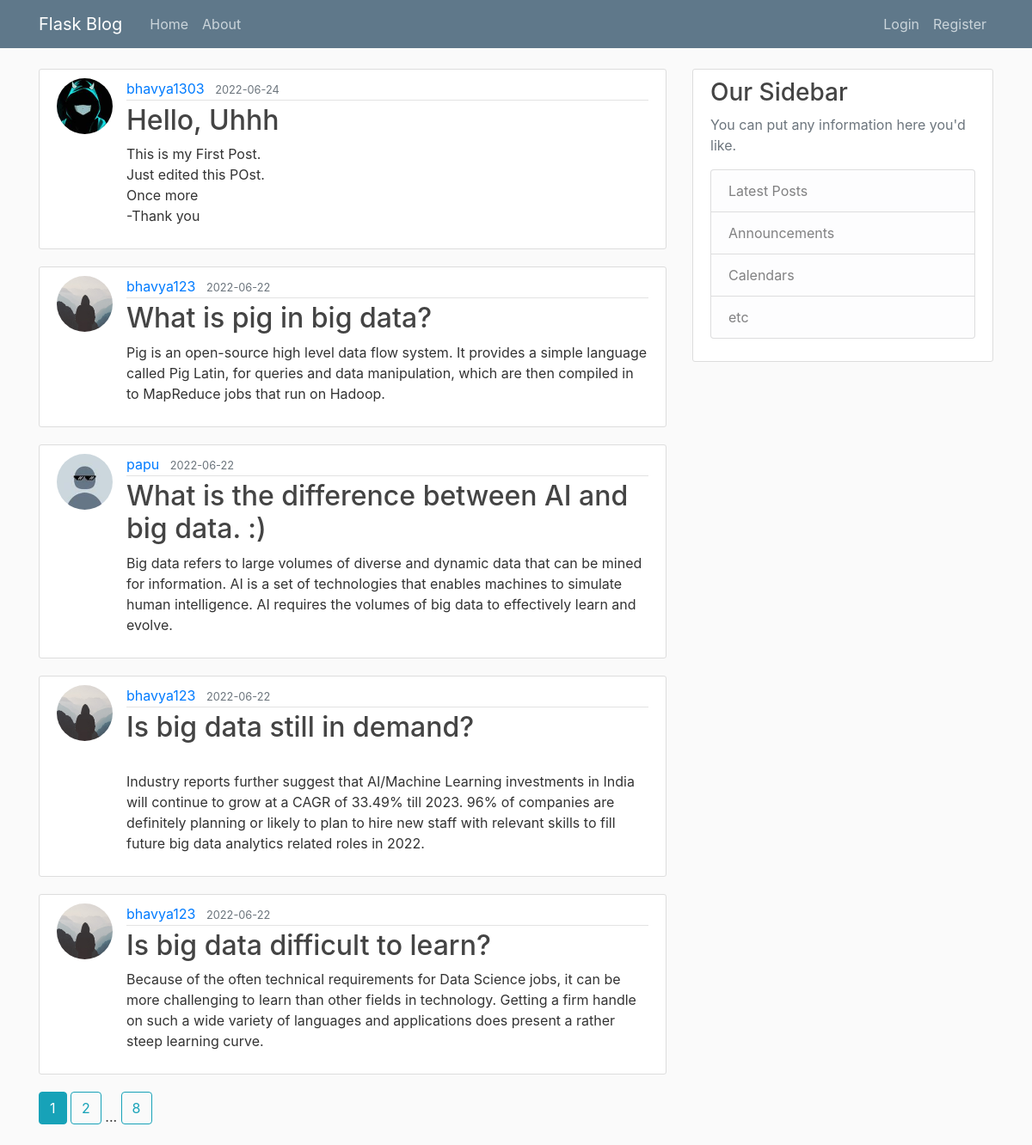
The page /home on the database its author committed.
### flaskblog/models.py (models this page shows, shortened)
class Post(db.Model):
    id = db.Column(db.Integer, primary_key=True)
    title = db.Column(db.String(100), nullable=False)
    date_posted = db.Column(db.DateTime, nullable=False, default=datetime.utcnow)
    content = db.Column(db.Text, nullable=False)
    user_id = db.Column(db.Integer, db.ForeignKey('user.id'), nullable=False)

class User(db.Model, UserMixin):
    id = db.Column(db.Integer, primary_key=True)
    username = db.Column(db.String(20), unique=True, nullable=False)
    email = db.Column(db.String(120), unique=True, nullable=False)
    image_file = db.Column(db.String(20), nullable=False, default='default.jpg')
    password = db.Column(db.String(60), nullable=False)
    posts = db.relationship('Post', backref='author', lazy=True)

### flaskblog/main/routes.py (the view)
@main.route('/')
@main.route('/home')
def home():
    page = request.args.get('page', 1, type=int) # passing query parameter
    posts = Post.query.order_by(Post.date_posted.desc()).paginate( page=page, per_page=5)
    return render_template('home.html', posts = posts)

### flaskblog/templates/home.html
{% extends "layout.html" %}
{% block content %}
    {% for post in posts.items %}
        <article class="media content-section">
            <img class="rounded-circle article-img" src = "{{ url_for('static', filename='profile_pics/' + post.author.image_file) }}">
            <div class="media-body">
                <div class="article-metadata">
                    <a class="mr-2" href="{{ url_for('users.user_posts', username=post.author.username) }}">{{ post.author.username }}</a>
                    <small class="text-muted">{{ post.date_posted.strftime('%Y-%m-%d') }}</small>
                </div>
                <h2><a class="article-title" href="{{ url_for('posts.post', post_id=post.id) }}">{{ post.title }}</a></h2>
                <p class="article-content">{{ post.content }}</p>
            </div>
        </article>
    {% endfor %}
    {% for page_num in posts.iter_pages(left_edge=1, right_edge=1, left_current=1, right_current=2) %}
        {% if page_num %}
            {% if posts.page == page_num %}
                <a class="btn btn-info mb-4" href="{{ url_for('main.home', page=page_num) }}">{{ page_num }}</a>
            {% else %}
                <a class="btn btn-outline-info mb-4" href="{{ url_for('main.home', page=page_num) }}">{{ page_num }}</a>
            {% endif %}
        {% else  %}
            ...
        {% endif %}
    {% endfor %}
{% endblock content %}

### flaskblog/templates/layout.html (shortened to what this page needs)
<!DOCTYPE html>
<html lang="en">
<head>
    <link rel="stylesheet" href="https://cdn.jsdelivr.net/npm/bootstrap@4.0.0/dist/css/bootstrap.min.css">
    <link rel="stylesheet" type= "text/css" href="{{ url_for('static', filename = 'main.css') }}">
</head>
<body>
    <header class="site-header">
        <nav class="navbar navbar-expand-md navbar-dark bg-steel fixed-top">
          <div class="container">
            <a class="navbar-brand mr-4" href="/">Flask Blog</a>
            <div class="collapse navbar-collapse" id="navbarToggle">
              <div class="navbar-nav mr-auto">
                <a class="nav-item nav-link" href="{{ url_for('main.home') }}">Home</a>
                <a class="nav-item nav-link" href="{{ url_for('main.about') }}">About</a>
              </div>
              <div class="navbar-nav">
                {% if current_user.is_authenticated %}
                  <a class="nav-item nav-link" href="{{ url_for('posts.new_post') }}">New Post</a>
                  <a class="nav-item nav-link" href="{{ url_for('users.account') }}">Account</a>
                  <a class="nav-item nav-link" href="{{ url_for('users.logout') }}">Logout</a>
                  {% else %}
                  <a class="nav-item nav-link" href="{{ url_for('users.login') }}">Login</a>
                  <a class="nav-item nav-link" href="{{ url_for('users.register') }}">Register</a>
                {% endif %}
              </div>
            </div>
          </div>
        </nav>
      </header>
    <main role="main" class="container">
    <div class="row">
        <div class="col-md-8">
          {% block content %}{% endblock %}
        </div>
        <div class="col-md-4">
        <div class="content-section">
            <h3>Our Sidebar</h3>
            <p class='text-muted'>You can put any information here you'd like.
            <ul class="list-group">
                <li class="list-group-item list-group-item-light">Latest Posts</li>
                <li class="list-group-item list-group-item-light">Announcements</li>
                <li class="list-group-item list-group-item-light">Calendars</li>
                <li class="list-group-item list-group-item-light">etc</li>
            </ul>
            </p>
        </div>
        </div>
    </div>
    </main>
</body>
</html>

### flaskblog/static/main.css (style rules this page uses)
body { background: #fafafa; color: #333333; margin-top: 5rem; }
h1, h2, h3, h4, h5, h6 { color: #444444; }
.bg-steel { background-color: #5f788a; }
.site-header .navbar-nav .nav-link { color: #cbd5db; }
.content-section { background: #ffffff; padding: 10px 20px; border: 1px solid #dddddd; border-radius: 3px; margin-bottom: 20px; }
.article-title { color: #444444; }
.article-content { white-space: pre-line; }
.article-img { height: 65px; width: 65px; margin-right: 16px; }
.article-metadata { padding-bottom: 1px; margin-bottom: 4px; border-bottom: 1px solid #e3e3e3 }

### rows shown on the page
Post: image_file (picture), author.username "bhavya1303", date_posted "2022-06-24", title "Hello, Uhhh", content "This is my First Post. Just edited this POst. Once more -Thank you"
Post: image_file (placeholder picture), author.username "bhavya123", date_posted "2022-06-22", title "What is pig in big data?", content "Pig is an open-source high level data flow system. It provides a simple language called Pig Latin, for queries and data manipulation, which are then compiled in to MapReduce jobs that run on Hadoop."
Post: image_file (picture), author.username "papu", date_posted "2022-06-22", title "What is the difference between AI and big data. :)", content "Big data refers to large volumes of diverse and dynamic data that can be mined for information. AI is a set of technologies that enables machines to simulate human intelligence. AI requires the volumes of big data to effectively learn and evolve."
Post: image_file (placeholder picture), author.username "bhavya123", date_posted "2022-06-22", title "Is big data still in demand?", content "Industry reports further suggest that AI/Machine Learning investments in India will continue to grow at a CAGR of 33.49% till 2023. 96% of companies are definitely planning or likely to plan to hire new staff with relevant skills to fill future big data analytics related roles in 2022."
Post: image_file (placeholder picture), author.username "bhavya123", date_posted "2022-06-22", title "Is big data difficult to learn?", content "Because of the often technical requirements for Data Science jobs, it can be more challenging to learn than other fields in technology. Getting a firm handle on such a wide variety of languages and applications does present a rather steep learning curve."

### other values the page prints
{{ page_num }} "1"
{{ page_num }} "2" "8"
